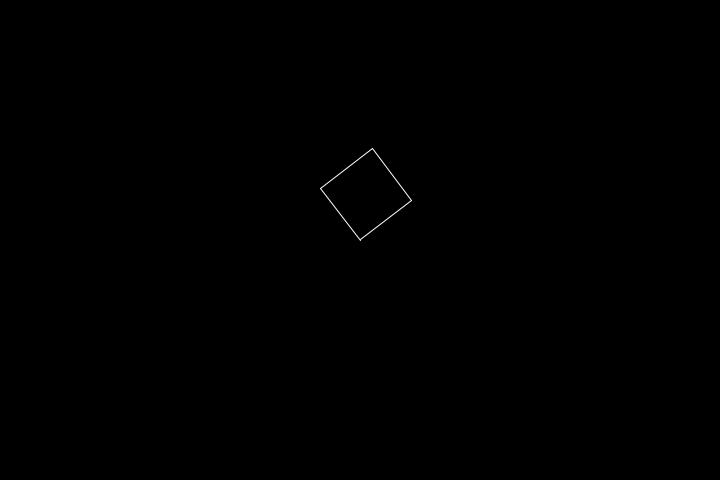
Frame 1 (no input)
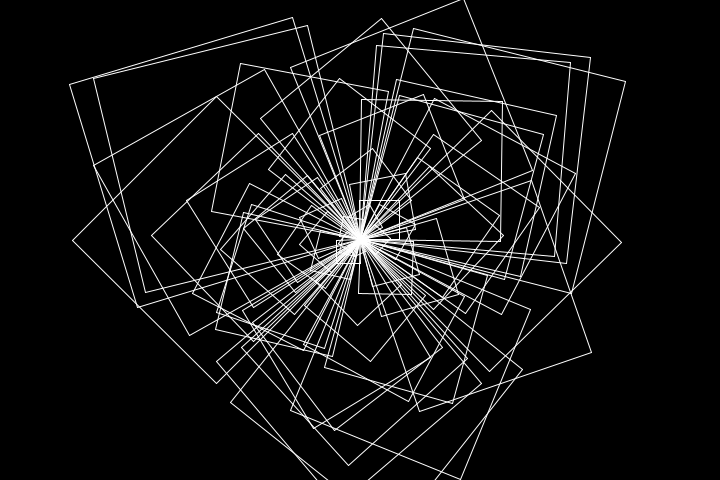
Frame 60 (the mouse pressed at the canvas centre just before this capture)
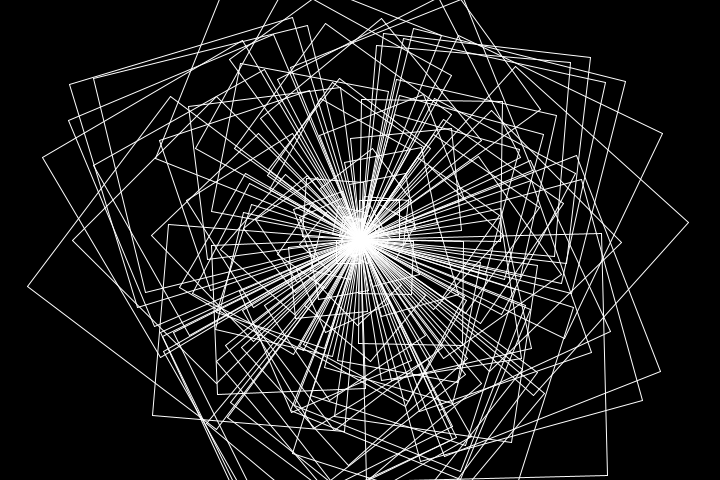
Frame 120 (the mouse held since frame 60 and released just before this capture)

The Processing sketch that drew these frames (run headless with seeded random() and noise(); from frame 60 on, the mouse is pressed at the canvas centre):

// Processing sketch: sketch25
// ── sketch25.pde
float xpos;
float ypos;
float vierkantRichting = 0;

void setup() {
  size(720, 480);
  xpos = width/2;
  ypos = height/2;
  background(0);
}

void draw() {

  stroke(255);
  
  rotateVierkant(random(360));
  float length = random(0, 250);
  
  forward(length);
  rotateVierkant(90);
  
  forward(length);
  rotateVierkant(90);
  
  forward(length);
  rotateVierkant(90);
  
  forward(length);
}

void forward(float i) 
{
  
  float newX = xpos + cos(radians(vierkantRichting)) * i;
  float newY = ypos + sin(radians(vierkantRichting)) * i;

  line(xpos, ypos, newX, newY);
  fill(0);
  
  xpos = newX;
  ypos = newY;
}

void rotateVierkant(float degrees) {
  vierkantRichting += degrees;
}
